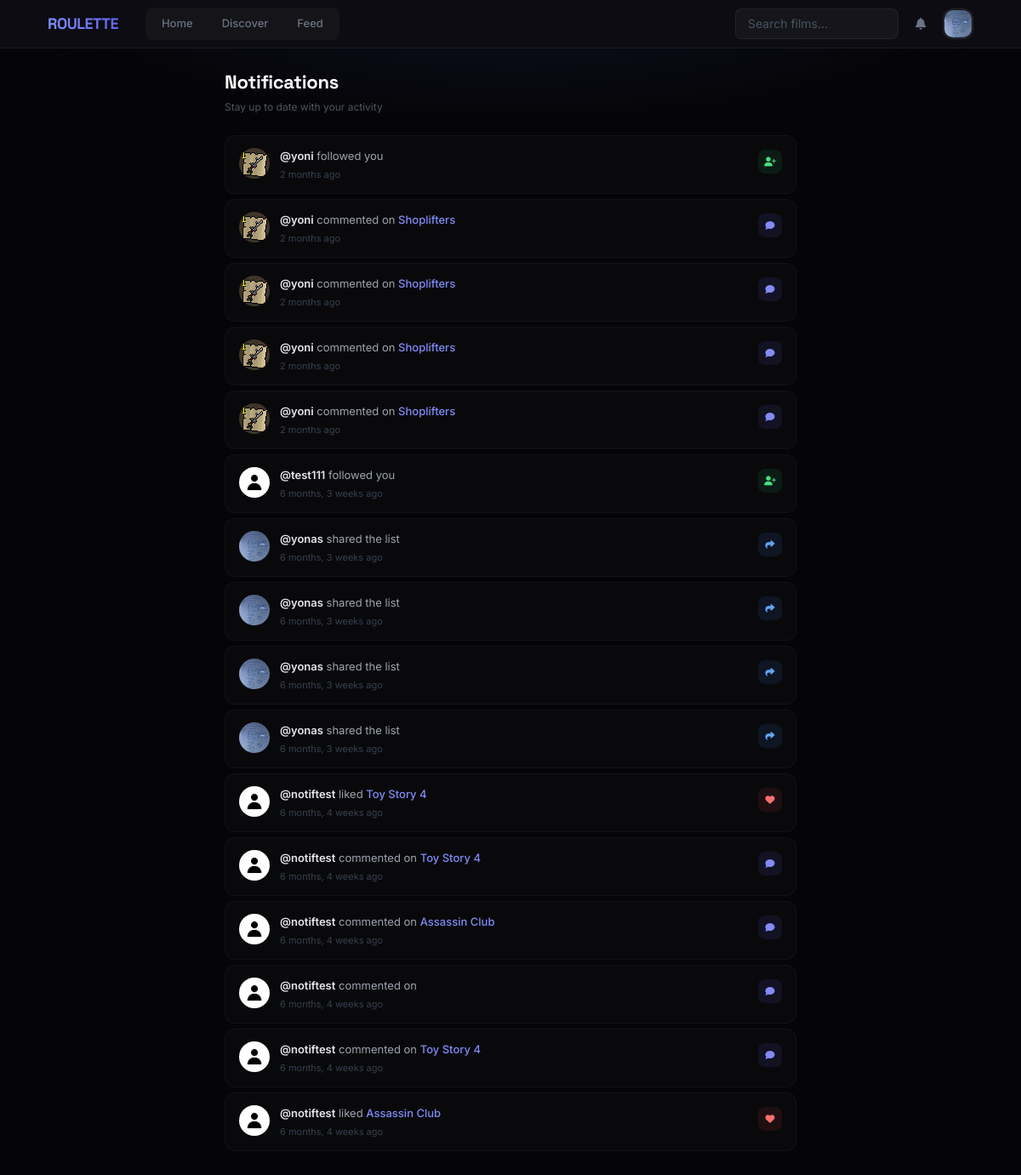
Before: /notifications/ (signed in) with the older database file.
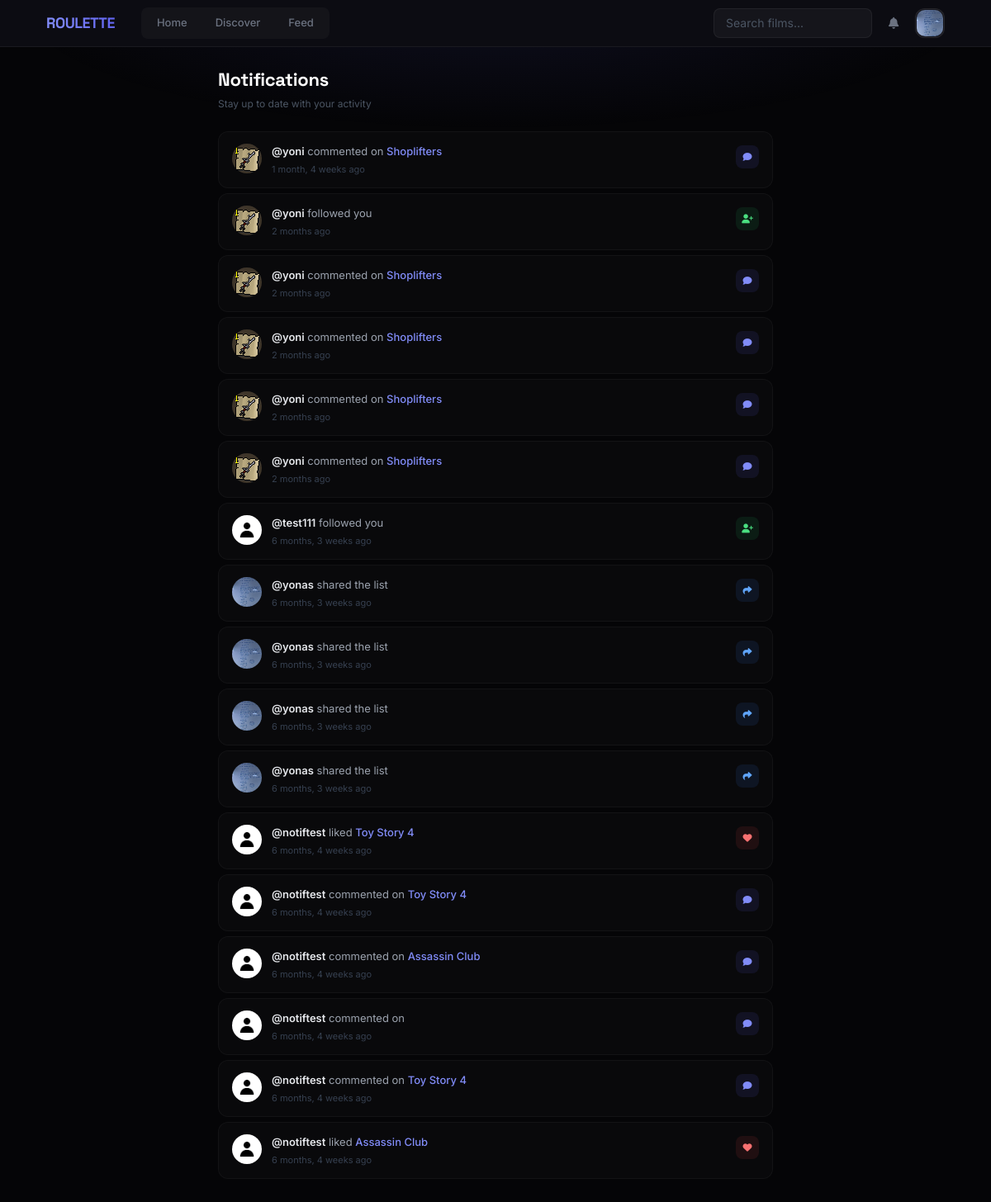
After: the same page with the newer database file.
### roulette/models.py (models this page shows, shortened)
class Notification(models.Model):
    recipient = models.ForeignKey(settings.AUTH_USER_MODEL, related_name='notifications', on_delete=models.CASCADE)
    actor = models.ForeignKey(settings.AUTH_USER_MODEL, related_name='actions', on_delete=models.CASCADE, null=True, blank=True)
    verb = models.CharField(max_length=255)
    target_content_type = models.ForeignKey(ContentType, on_delete=models.CASCADE, null=True, blank=True, related_name='target_notifications')
    target_object_id = models.PositiveIntegerField(null=True, blank=True)
    target = GenericForeignKey('target_content_type', 'target_object_id')
    action_object_content_type = models.ForeignKey(ContentType, on_delete=models.CASCADE, null=True, blank=True, related_name='action_object_notifications')
    action_object_object_id = models.PositiveIntegerField(null=True, blank=True)
    action_object = GenericForeignKey('action_object_content_type', 'action_object_object_id')
    timestamp = models.DateTimeField(default=timezone.now) # Use timezone.now
    read = models.BooleanField(default=False)
    class Meta:
        ordering = ['-timestamp'] # Show newest first

class UserReview(models.Model):
    user = models.ForeignKey(settings.AUTH_USER_MODEL, on_delete=models.CASCADE, related_name='reviews')
    tmdb_id = models.IntegerField()
    content_type = models.CharField(max_length=10, choices=UserContent.ContentType.choices)
    rating = models.PositiveSmallIntegerField(
        validators=[MinValueValidator(1), MaxValueValidator(10)]
    )
    review_text = models.TextField(blank=True)
    timestamp = models.DateTimeField(auto_now_add=True)
    title = models.CharField(max_length=255, default='')
    poster_path = models.CharField(max_length=255, blank=True, null=True, default='')
    overview = models.TextField(blank=True, default='')
    class Meta:
        unique_together = ('user', 'tmdb_id', 'content_type')
        ordering = ['-timestamp']

class UserContent(models.Model):
    class ListType(models.TextChoices):
        FAVORITE = 'FAVORITE', 'Favorite'
        HISTORY = 'HISTORY', 'History'
        WATCHLIST = 'WATCHLIST', 'Watchlist'
        CUSTOM = 'CUSTOM', 'Custom'
    class ContentType(models.TextChoices):
        MOVIE = 'MOVIE', 'Movie'
        TV = 'TV', 'TV Show'
    user = models.ForeignKey(settings.AUTH_USER_MODEL, on_delete=models.CASCADE)
    overview = models.TextField(blank=True, default='')
    tmdb_id = models.IntegerField()
    title = models.CharField(max_length=255)
    poster_path = models.CharField(max_length=255, blank=True, null=True)
    release_year = models.CharField(max_length=4, blank=True, null=True)
    list_type = models.CharField(max_length=10, choices=ListType.choices)
    content_type = models.CharField(max_length=10, choices=ContentType.choices, default=ContentType.MOVIE)
    timestamp = models.DateTimeField(auto_now_add=True)
    custom_list = models.ForeignKey(
        UserList,  # Make sure the UserList model is defined *before* this class
        on_delete=models.CASCADE,
        related_name='items',
        null=True,
        blank=True
    )
    class Meta:
        unique_together = ('user', 'tmdb_id', 'content_type', 'list_type', 'custom_list')
        ordering = ['-timestamp']

### users/models.py (models this page shows, shortened)
class Profile(models.Model):
    user = models.OneToOneField(settings.AUTH_USER_MODEL, on_delete=models.CASCADE)
    is_favorites_private = models.BooleanField(default=False)
    bio = models.TextField(max_length=500, blank=True)
    image = models.ImageField(default='default.jpg', upload_to='profile_pics')

### roulette/views.py (the view)
# urls.py: path('notifications/', views.notifications_view, name='notifications'),
@login_required
def notifications_view(request):
    notifications = request.user.notifications.all() # Or Notification.objects.filter(recipient=request.user)
    unread_notifications = notifications.filter(read=False)
    unread_notifications.update(read=True) # Update the 'read' status in the database
    context = {
        'notifications': notifications # Pass the original queryset to the template
    }
    return render(request, 'roulette/notifications.html', context)

### roulette/context_processors.py (called while the page is built)
def unread_notifications_count(request):
    if request.user.is_authenticated:
        count = Notification.objects.filter(recipient=request.user, read=False).count()
        return {'unread_notifications_count': count}
    return {'unread_notifications_count': 0} # Return 0 if user is not logged in

### roulette/templates/roulette/notifications.html (shortened to what this page needs)
{% extends 'roulette/base.html' %}
{% block content %}
<div class="max-w-2xl mx-auto">
    <div class="notif-header">
        <h1>Notifications</h1>
        <p>Stay up to date with your activity</p>
    </div>
    {% for notification in notifications %}
        <div class="notif-item {% if not notification.read %}unread{% endif %}">
            {% if notification.actor %}
                <a href="{% url 'roulette:user_profile' username=notification.actor.username %}">
                    <img src="{{ notification.actor.profile.image.url }}" class="notif-avatar" alt="">
                </a>
            {% else %}
                <div class="notif-avatar-fallback"></div>
            {% endif %}
            <div class="notif-body">
                <div class="notif-text">
                    {% if notification.actor %}
                        <a href="{% url 'roulette:user_profile' username=notification.actor.username %}">@{{ notification.actor.username }}</a>
                    {% endif %}
                    {{ notification.verb }}
                    {% if notification.target %}
                        {% with target=notification.target %}
                            {% if notification.target_content_type.model == 'userreview' %}
                                <a class="notif-target" href="{% url 'roulette:content_detail' content_type=target.content_type|lower tmdb_id=target.tmdb_id %}">{{ target.title }}</a>
                            {% elif notification.target_content_type.model == 'usercontent' %}
                                {% if target.list_type == 'CUSTOM' and target.custom_list %}
                                    <a class="notif-target" href="{% url 'roulette:list_detail' list_id=target.custom_list.id %}">{{ target.title }}</a>
                                    in <a class="notif-target" href="{% url 'roulette:list_detail' list_id=target.custom_list.id %}">{{ target.custom_list.name }}</a>
                                {% else %}
                                    <a class="notif-target" href="{% url 'roulette:content_detail' content_type=target.content_type|lower tmdb_id=target.tmdb_id %}">{{ target.title }}</a>
                                {% endif %}
                            {% endif %}
                        {% endwith %}
                    {% endif %}
                </div>
                <div class="notif-time">{{ notification.timestamp|timesince }} ago</div>
            </div>
            {% if 'followed' in notification.verb %}
                <div class="notif-icon ni-follow"><i class="fas fa-user-plus"></i></div>
            {% elif 'liked' in notification.verb %}
                <div class="notif-icon ni-like"><i class="fas fa-heart"></i></div>
            {% elif 'commented' in notification.verb %}
                <div class="notif-icon ni-comment"><i class="fas fa-comment"></i></div>
            {% elif 'shared' in notification.verb %}
                <div class="notif-icon ni-share"><i class="fas fa-share"></i></div>
            {% else %}
                <div class="notif-icon ni-default"><i class="fas fa-bell"></i></div>
            {% endif %}
        </div>
    {% empty %}
        <div class="notif-empty">
            <div><i class="fas fa-bell-slash"></i></div>
            <p>No notifications yet. Follow some people to get started.</p>
        </div>
    {% endfor %}
</div>
{% endblock %}

Changed rows visible on the page:
added Notification: actor.profile.image (picture), actor.username "yoni", verb "commented on", target "Shoplifters", timestamp "1 month, 4 weeks"
